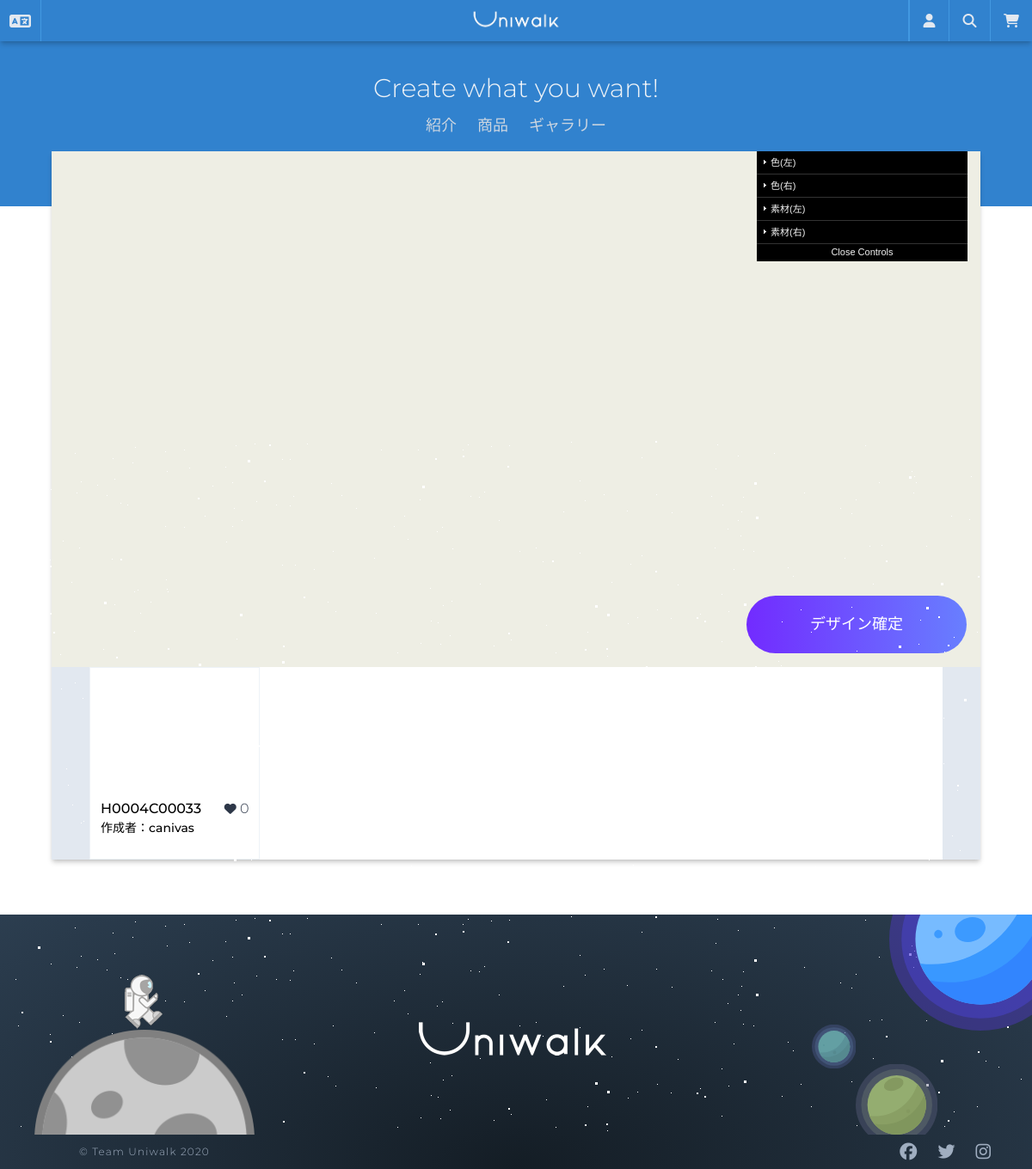
The page /designs/customize/10/ on the database as committed earlier.
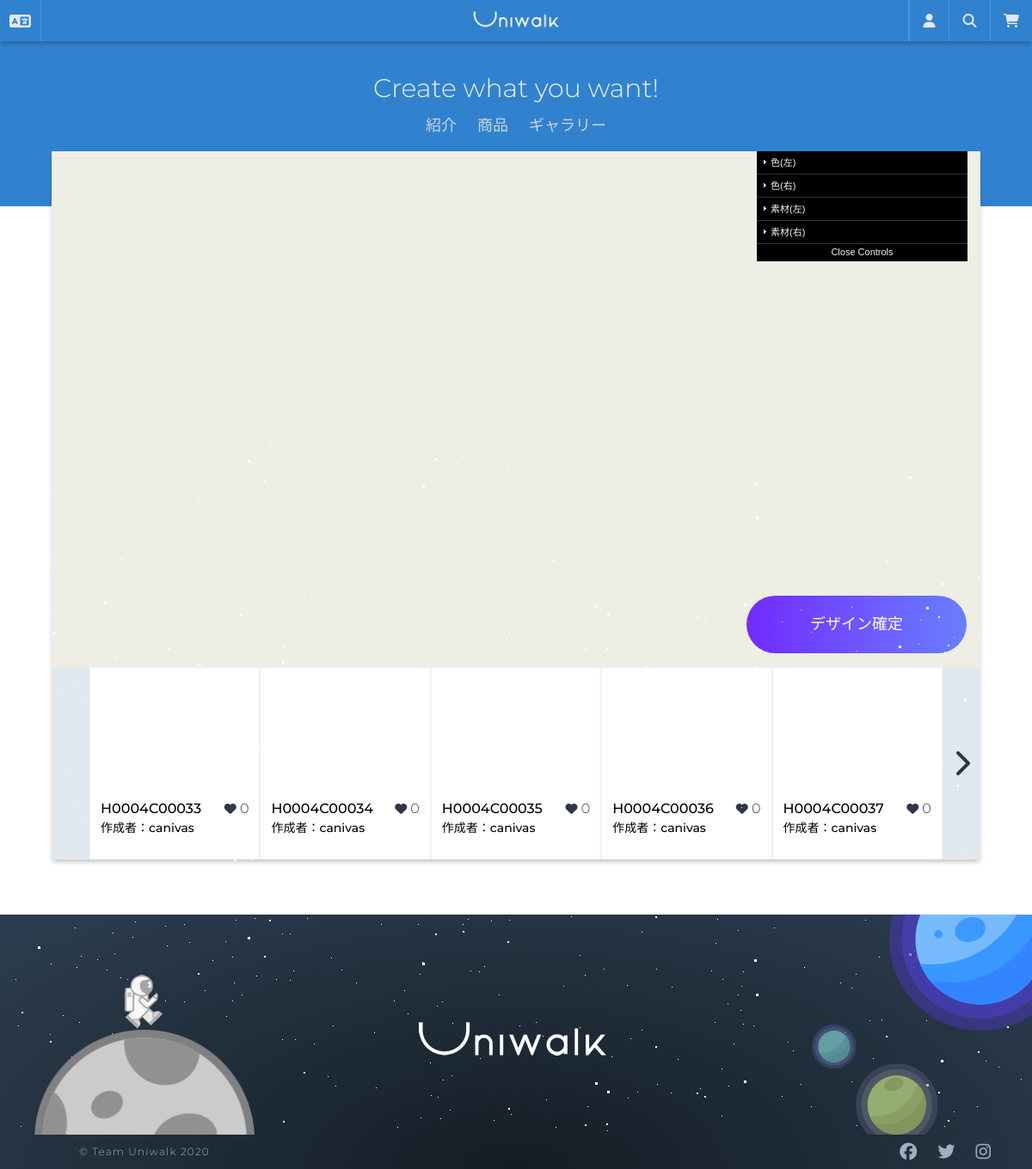
The same page on the database as committed later.
### designs/models.py (models this page shows, shortened)
class Design(core_models.TimeStampedModel):
    user = models.ForeignKey(
        "users.User",
        related_name="design",
        verbose_name=_("ユーザ"),
        on_delete=models.SET_NULL,
        null=True,
        blank=True,
    )
    product = models.ForeignKey(
        "products.Product",
        related_name="design",
        verbose_name=_("商品"),
        on_delete=models.SET_NULL,
        null=True,
        blank=True,
    )
    outsole_color_left = models.CharField("アウトソール色(左)", max_length=7)
    outsole_material_left = models.ForeignKey(
        "Material",
        verbose_name=_("アウトソール素材(左)"),
        related_name="outsole_material_left",
        on_delete=models.SET_NULL,
        blank=True,
        null=True,
    )
    midsole_color_left = models.CharField("ミッドソール色(左)", max_length=7)
    midsole_material_left = models.ForeignKey(
        "Material",
        verbose_name=_("ミッドソール素材(左)"),
        related_name="midsole_material_left",
        on_delete=models.SET_NULL,
        blank=True,
        null=True,
    )
    uppersole_color_left = models.CharField("アッパーソール色(左)", max_length=7)
    uppersole_material_left = models.ForeignKey(
        "Material",
        verbose_name=_("アッパーソール素材(左)"),
        related_name="uppersole_material_left",
        on_delete=models.SET_NULL,
        blank=True,
        null=True,
    )
    shoelace_color_left = models.CharField("シューレース色(左)", max_length=7)
    shoelace_material_left = models.ForeignKey(
        "Material",
        verbose_name=_("シューレース素材(左)"),
        related_name="shoelace_material_left",
        on_delete=models.SET_NULL,
        blank=True,
        null=True,
    )
    tongue_color_left = models.CharField("タン色(左)", max_length=7)
    tongue_material_left = models.ForeignKey(
        "Material",
        verbose_name=_("タン素材(左)"),
        related_name="tongue_material_left",
        on_delete=models.SET_NULL,
        blank=True,
        null=True,
    )
    outsole_color_right = models.CharField("アウトソール色(右)", max_length=7)
    outsole_material_right = models.ForeignKey(
        "Material",
        verbose_name=_("アウトソール素材(右)"),
        related_name="outsole_material_right",
        on_delete=models.SET_NULL,
        blank=True,
        null=True,
    )
    midsole_color_right = models.CharField("ミッドソール色(右)", max_length=7)
    midsole_material_right = models.ForeignKey(
        "Material",
        verbose_name=_("ミッドソール素材(右)"),
        related_name="midsole_material_right",
        on_delete=models.SET_NULL,
        blank=True,
        null=True,
    )
    uppersole_color_right = models.CharField("アッパーソール色(右)", max_length=7)
    uppersole_material_right = models.ForeignKey(
        "Material",
        verbose_name=_("アッパーソール素材(右)"),
        related_name="uppersole_material_right",
        on_delete=models.SET_NULL,
        blank=True,
        null=True,
    )
    shoelace_color_right = models.CharField("シューレース色(右)", max_length=7)
    shoelace_material_right = models.ForeignKey(
        "Material",
        verbose_name=_("シューレース素材(右)"),
        related_name="shoelace_material_right",
        on_delete=models.SET_NULL,
        blank=True,
        null=True,
    )
    tongue_color_right = models.CharField("タン色(右)", max_length=7)
    tongue_material_right = models.ForeignKey(
        "Material",
        verbose_name=_("タン素材(右)"),
        related_name="tongue_material_right",
        on_delete=models.SET_NULL,
        blank=True,
        null=True,
    )
    design_number = models.CharField(
        _("番号"), max_length=40, default=create_custom_design_code, blank=True, null=True
    )
    customize_code = models.CharField("カスタマイズデザインコード", max_length=11)
    likes = models.ManyToManyField("users.User", verbose_name=_("いいねユーザ"), related_name="likes")
    class Meta:
        verbose_name = _("デザイン")
        verbose_name_plural = _("デザイン")
    @property
    def first_image(self):
        try:
            (image,) = self.images.all()[:1]
            return image.front.url
        except ValueError:
            return None
    @property
    def total_likes(self):
        return self.likes.count()

class Image(models.Model):
    design = models.ForeignKey(
        "Design",
        related_name="images",
        verbose_name="デザインid",
        on_delete=models.CASCADE,
        null=True,
        blank=True,
    )
    front = models.ImageField(_("正面"), upload_to="designs")
    side = models.ImageField(_("側面"), upload_to="designs")
    up = models.ImageField(_("上面"), upload_to="designs")
    down = models.ImageField(_("下面"), upload_to="designs")
    class Meta:
        verbose_name = _("デザインイメージ")
        verbose_name_plural = _("デザインイメージ")

### users/models.py (models this page shows, shortened)
class User(AbstractUser):
    GENDER_MALE = "M"
    GENDER_FEMALE = "F"
    GENDER_OTHER = "O"
    GENDER_CHOICES = ((GENDER_MALE, "男性"), (GENDER_FEMALE, "女性"), (GENDER_OTHER, "その他"))
    PREF_CHOICES = JP_PREFECTURES
    username = None
    email = models.EmailField(_("メールアドレス"), unique=True)
    first_name_kana = models.CharField(_("名(カナ)"), blank=True, max_length=30)
    last_name_kana = models.CharField(_("姓(カナ)"), blank=True, max_length=150)
    gender = models.CharField(
        _("性別"), blank=True, choices=GENDER_CHOICES, max_length=10
    )
    birthday = models.DateField(_("生年月日"), blank=True, null=True)
    phone_number = PhoneNumberField(_("電話番号"), blank=True, null=True)
    postal_code = JPPostalCodeModelField(_("郵便番号"), blank=True, null=True)
    prefecture = JPPrefectureField(_("都道府県"), blank=True, null=True)
    address_city = models.CharField(_("市区町村番地"), max_length=40, blank=True, null=True)
    address_detail = models.CharField(_("建物名・号室"), max_length=40, blank=True, null=True)
    stripe_customer_id = models.CharField(max_length=50, blank=True, null=True)
    member_number = models.CharField(
        max_length=40, default=create_member_number, blank=True, null=True
    )
    member_code = models.CharField(_("会員番号"), max_length=40, blank=True, null=True)
    USERNAME_FIELD = "email"
    REQUIRED_FIELDS = []
    objects = CustomUserManager()
    def get_email_name(self):
        return self.email.split("@")[0]

### designs/views.py (the view, shortened to what this page needs)
# urls.py: path("customize/<int:pk>/", views.CustomizeView.as_view(), name="customize"),
class CustomizeView(ListView):
    model = models.Design
    template_name = "designs/design-customize.html"
    context_object_name = "designs"
    paginate_by = 5
    def get_template_names(self):
        if self.request.is_ajax():
            return ["mixins/designs/related_design_card.html"]
        return super(CustomizeView, self).get_template_names()
    def get_queryset(self):
        pk = self.kwargs.get("pk")
        designs = models.Design.objects.filter(product=pk).exclude(user__isnull=True).all()
        return sorted(designs, key= lambda design: design.total_likes, reverse=True)
    def get_context_data(self, *args, **kwargs):
        pk = self.kwargs.get("pk")
        materials = design_models.Material.objects.all().order_by("created")
        context = super(CustomizeView, self).get_context_data(*args, **kwargs)
        for material in materials:
            context["mat" + str(material.pk) ] = material
        context["product"] = product_models.Product.objects.get(pk=pk)
        context["template"] = product_models.Template.objects.get(product=pk)
        context["form"] = forms.CustomizeForm()
        return context

### carts/context_processors.py (called while the page is built)
def counter(request):
    item_count = 0
    if "admin" in request.META["PATH_INFO"]:
        return {}
    else:
        try:
            cart = Cart.objects.get(session_key=_session_key(request))
            cart_items = CartItem.objects.all().filter(cart=cart, active=True)
            for cart_item in cart_items:
                item_count += cart_item.quantity
        except Cart.DoesNotExist:
            item_count = 0
    return dict(item_count=item_count)

### carts/views.py (called while the page is built)
def _session_key(request):
    cart = request.session.session_key
    if not cart:
        cart = request.session.create()
    return cart

### designs/models.py (called while the page is built)
def create_custom_design_code():
    last_design = Design.objects.all().order_by("pk").last()
    if not last_design:
        return "00001"
    design_number = last_design.design_number
    design_int = int(design_number)
    no_width = 5
    new_design_int = design_int + 1
    formatted = (no_width - len(str(new_design_int))) * "0" + str(new_design_int)
    new_design_number = str(formatted)
    return new_design_number

### templates/designs/design-customize.html (shortened to what this page needs)
{% extends "base.html" %}
{% load i18n static js %}
{% block content %}
<div class="mx-auto w-full min-h-75vh">
    <form method="POST" id="main-form">
        <div id="screen" class="w-full h-75vh relative">
            <div id="guiContainer" class="absolute" style="right: 0px;"></div>
            <button class="btn w-64 absolute" style="bottom: 1rem; right: 1rem;">{% trans 'デザイン確定' %}</button>
        </div>
    </form>
    <div class="w-full flex">
        <div class="w-12 bg-gray-300">
        </div>
        <ul id="design_list" class="w-full h-56 flex">
            {% include 'mixins/designs/related_design_card.html' %}
        </ul>
        <div class="w-12 bg-gray-300">
            {% if page_obj.has_next %}
            <a href="" id="next_page" class="w-full block h-56 flex items-center justify-center">
                <i class="fas fa-chevron-right fa-2x"></i>
            </a>
            {% endif %}
        </div>
    </div>
</div>
{% endblock content %}

### templates/mixins/designs/related_design_card.html (shortened to what this page needs)
{% load static js %}
{% if designs %}
{% for design in designs %}
<a id="design_{{ design.pk }}" class="block min-w-1/5 border border-gray-200 p-3 cursor-pointer">
    <form id="form_{{ design.pk }}" action="{% url 'designs:apply' %}" method="POST" class="design-form w-full h-full">
        <div class="w-full h-2/3 bg-cover bg-center mb-2" style="background-image: url({{ design.first_image }});">
        </div>
        <div class="flex justify-between items-center">
            <span class="text-black block font-medium">{{ design.customize_code }}</span>
            <span><i class="fas fa-heart text-sm"></i> {{ design.total_likes }}</span>
        </div>
        <div class="overflow-hidden text-left">
            <span class="text-sm text-black block font-medium">作成者：{{ design.user.get_email_name }}</span>
        </div>
    </form>
</a>
{% endfor %}
{% else %}
<p class="flex justify-center items-center font-semibold w-full text-center text-2xl">
    <i class="fas fa-dizzy fa-2x text-teal-500"></i> <span class="ml-5">デザインパレットが存在しません。</span>
</p>
{% endif %}

Rows that differ between the two databases and show on the page:
added Design: customize_code "H0004C00034", total_likes "0", user.get_email_name "canivas"
added Design: customize_code "H0004C00035", total_likes "0", user.get_email_name "canivas"
added Design: customize_code "H0004C00036", total_likes "0", user.get_email_name "canivas"
added Design: customize_code "H0004C00037", total_likes "0", user.get_email_name "canivas"
